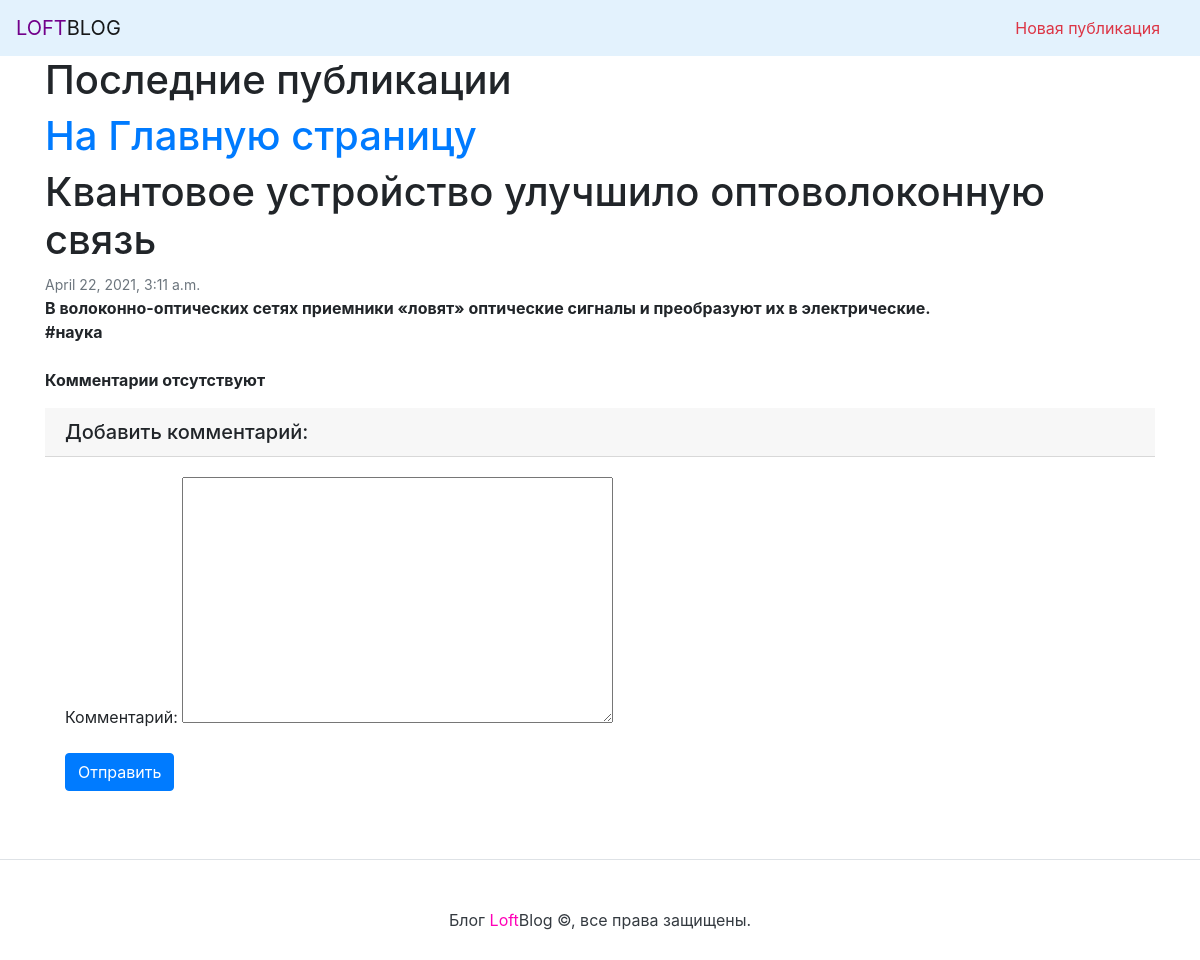
Screenshot of /post/26 with the database file from the repository.
### posts/models.py (models this page shows, shortened)
class Post(models.Model):
    title = models.CharField(max_length=255, verbose_name='Заголовок')
    pub_date = models.DateTimeField(auto_now_add=True,
                                    verbose_name='Дата создания')
    text = models.TextField(verbose_name='Текст')
    tags = models.ForeignKey(Tag, on_delete=models.SET_NULL, null=True,
                             related_name='posts', verbose_name='Тэг')
    class Meta:
        ordering = ['-pub_date']

class Tag(models.Model):
    title = models.CharField(max_length=64, verbose_name='Название тэга')

### posts/views.py (the view)
# urls.py: path('post/<int:post_id>', views.post_page, name='post'),
def post_page(request, post_id):
    post = Post.objects.get(id=post_id)
    comments = post.comments
    new_comment = None
    form = CommentForm(request.POST or None)
    if form.is_valid():
        new_comment = form.save(commit=False)
        new_comment.post = post
        new_comment.save()
        return redirect('posts:post', post_id)
    comment_form = CommentForm()
    context = {'post': post,
               'comments': comments,
               'new_comment': new_comment,
               'comment_form': comment_form
               }
    return render(request, 'post.html', context)

### posts/forms.py
class CommentForm(ModelForm):
    class Meta:
        model = Comment
        fields = ('text', )
        labels = {'text': 'Комментарий'}

### templates/post.html (shortened to what this page needs)
{% extends 'base.html' %}
{% block content %}
{% load filters %}
<h1><a href="{% url 'posts:index' %}">На Главную страницу</a></h1>
<div class="post">
    <header>
        <h1>{{post.title}}</h1>
    </header>
        <small class="text-muted">{{ post.pub_date }}</small>
    <article>
        <strong class="d-block text-gray-dark">{{ post.text|linebreaksbr }}</strong>
    </article>
    <footer>
            {% if post.tags %}
            <strong class="d-block text-gray-dark">#{{ post.tags.title }}</strong>
            {% endif %}
    </footer>
</div><br>
<div class="comments">
    {% for comment in comments.all %}
    <div class="comment">
        <p>
            <small class="text-muted">{{ comment.created }}</small>
        </p>
        <p>
            {{ comment.text|linebreaksbr }}
        </p><br>
    </div>
    {% empty %}
    <p><b>Комментарии отсутствуют</b></p>
    {% endfor %}
</div>
<div class="form">
    <form action="./{{ post.id }}" method="post">
        <h5 class="card-header">Добавить комментарий:</h5>
            <div class="card-body">
                <form>
                    <div class="form-group">
                        {{ comment_form.as_p }}
                    </div>
                    <button type="submit" class="btn btn-primary">Отправить</button>
                </form>
            </div>
    </form>
</div>
{% endblock %}

### rows the page displays
Post: title "Квантовое устройство улучшило оптоволоконную связь", pub_date "April 22, 2021, 3:11 a.m.", text "В волоконно-оптических сетях приемники «ловят» оптические сигналы и преобразуют их в электрические.", tags "наука"
